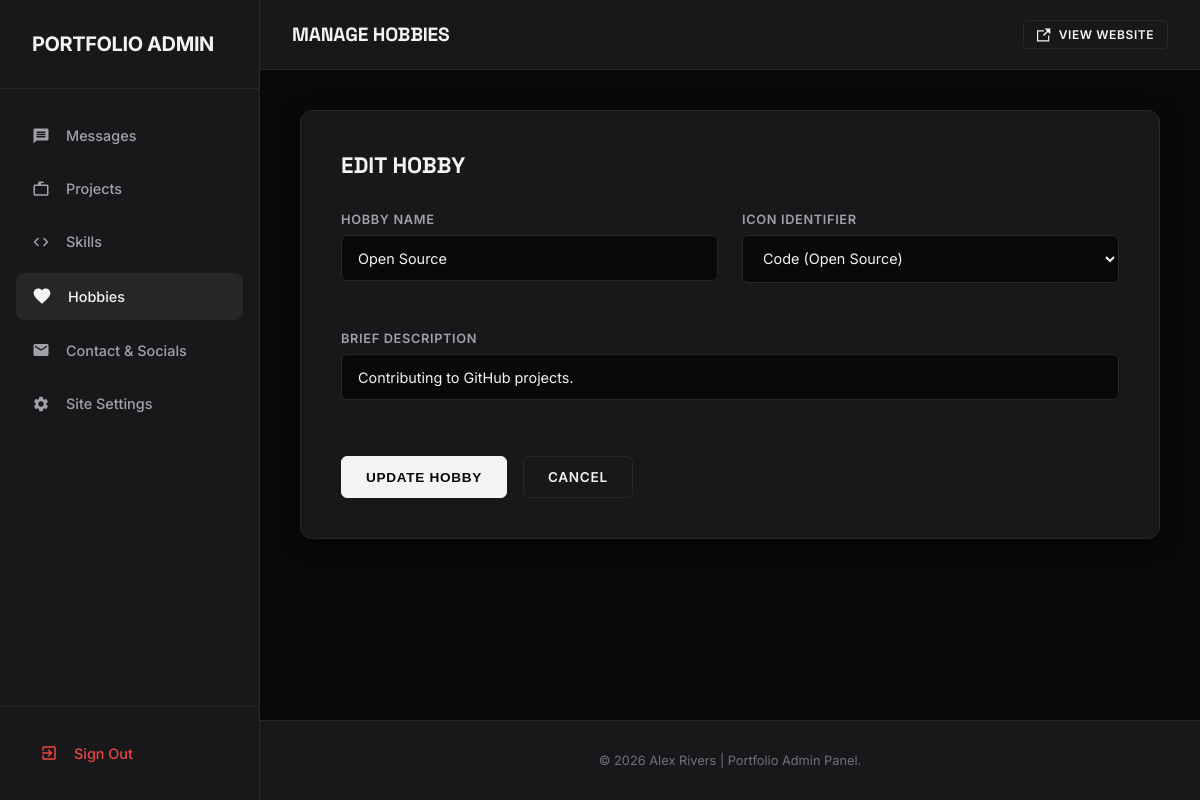
The page /admin/hobbies.php?action=edit&id=3 (signed in) on the database its author committed.
### tables this page shows
CREATE TABLE IF NOT EXISTS `hobbies` (
    `id` INT AUTO_INCREMENT PRIMARY KEY,
    `name` VARCHAR(100) NOT NULL,
    `icon` VARCHAR(50) NULL,
    `description` VARCHAR(255) NULL
);

### admin/hobbies.php (the view, shortened to what this page needs)
<?php
require_once __DIR__ . '/../includes/header.php';
$edit_hobby = null;
$action = isset($_GET['action']) ? $_GET['action'] : 'list';
$hobby_id = isset($_GET['id']) ? intval($_GET['id']) : 0;
if ($action === 'edit' && $hobby_id > 0) {
    try {
        $stmt = $pdo->prepare("SELECT * FROM hobbies WHERE id = ?");
        $stmt->execute([$hobby_id]);
        $edit_hobby = $stmt->fetch();
    } catch (Exception $e) {
        $_SESSION['flash_error'] = 'Database error: ' . $e->getMessage();
        header('Location: hobbies.php');
        exit;
    }
}
try {
    $hobbies = $pdo->query("SELECT * FROM hobbies ORDER BY id DESC")->fetchAll();
} catch (Exception $e) {}
?>
<?php if ($action === 'edit' && $edit_hobby): ?>
    <div class="admin-card">
        <h3 class="card-title">Edit Hobby</h3>
        <form action="hobbies.php?action=edit&id=<?php echo $hobby_id; ?>" method="POST">
            <div class="form-grid">
                <div class="form-group">
                    <label for="name">Hobby Name</label>
                    <input type="text" id="name" name="name" class="form-control" value="<?php echo htmlspecialchars($edit_hobby['name']); ?>" required>
                </div>
                <div class="form-group">
                    <label for="icon">Icon Identifier</label>
                    <select id="icon" name="icon" class="form-control">
                        <option value="code" <?php echo $edit_hobby['icon'] === 'code' ? 'selected' : ''; ?>>Code (Open Source)</option>
                    </select>
                </div>
                <div class="form-group full-width">
                    <label for="description">Brief Description</label>
                    <input type="text" id="description" name="description" class="form-control" value="<?php echo htmlspecialchars($edit_hobby['description']); ?>" required>
                </div>
            </div>
            <div style="margin-top: 2rem; display: flex; gap: 1rem;">
                <button type="submit" class="btn btn-primary">Update Hobby</button>
                <a href="hobbies.php" class="btn btn-secondary">Cancel</a>
            </div>
        </form>
    </div>
<?php endif; ?>
<?php
require_once __DIR__ . '/../includes/footer.php';
?>

### assets/css/admin.css (style rules this page uses)
:root { --bg: #09090b; --bg-sec: #18181b; --text-primary: #f4f4f5; --text-secondary: #a1a1aa; --text-muted: #71717a; --accent: #27272a; --accent-hover: #3f3f46; --accent-color: #ffffff; --border: #27272a; --border-hover: #3f3f46; --danger: #ef4444; --danger-hover: #dc2626; --success: #22c55e; --success-bg: rgba(34, 197, 94, 0.1); --glass-bg: rgba(24, 24, 27, 0.6); --card-shadow: 0 4px 20px 0 rgba(0, 0, 0, 0.5); --sidebar-width: 260px; --transition: all 0.3s cubic-bezier(0.16, 1, 0.3, 1); }
* { box-sizing: border-box; margin: 0; padding: 0; }
body { background-color: var(--bg); color: var(--text-primary); font-family: 'Inter', sans-serif; display: flex; min-height: 100vh; overflow-x: hidden; }
h1, h2, h3, h4, h5, h6 { font-family: 'Space Grotesk', sans-serif; font-weight: 700; color: var(--text-primary); }
a { color: inherit; text-decoration: none; }
.admin-card { background: var(--bg-sec); border: 1px solid var(--border); border-radius: 12px; padding: 2.5rem; margin-bottom: 2rem; box-shadow: var(--card-shadow); }
.card-title { font-size: 1.4rem; margin-bottom: 2rem; text-transform: uppercase; }
.form-grid { display: grid; grid-template-columns: 1fr 1fr; gap: 1.5rem; }
.form-group { display: flex; flex-direction: column; gap: 0.5rem; margin-bottom: 1.5rem; }
.form-group.full-width { grid-column: 1 / -1; }
.form-group label { font-size: 0.8rem; font-weight: 600; text-transform: uppercase; letter-spacing: 0.05em; color: var(--text-secondary); }
.form-control { width: 100%; max-width: 100%; background: var(--bg); border: 1px solid var(--border); border-radius: 6px; padding: 0.85rem 1rem; font-family: inherit; font-size: 0.9rem; color: var(--text-primary); transition: var(--transition); }
.btn { display: inline-flex; align-items: center; justify-content: center; gap: 0.5rem; padding: 0.75rem 1.5rem; font-size: 0.85rem; font-weight: 600; text-transform: uppercase; letter-spacing: 0.05em; border-radius: 6px; cursor: pointer; border: none; transition: var(--transition); }
.btn-primary { background: var(--text-primary); color: var(--bg); border: 1px solid var(--text-primary); }
.btn-secondary { background: transparent; color: var(--text-primary); border: 1px solid var(--border); }

### rows shown on the page
hobbies: name "Open Source", icon "Code (Open Source)", description "Contributing to GitHub projects."

### other values the page prints
$page_title "MANAGE HOBBIES"
$site_name "Alex Rivers | Portfolio"
